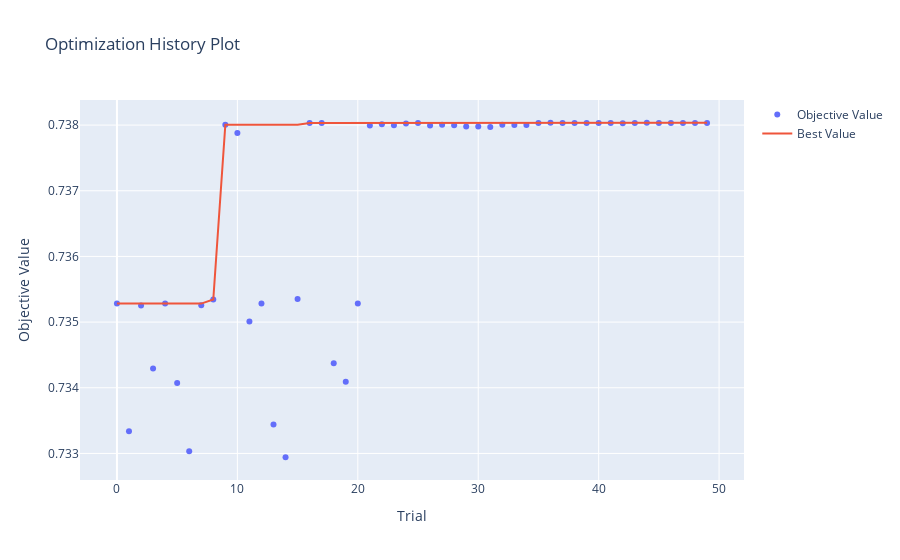
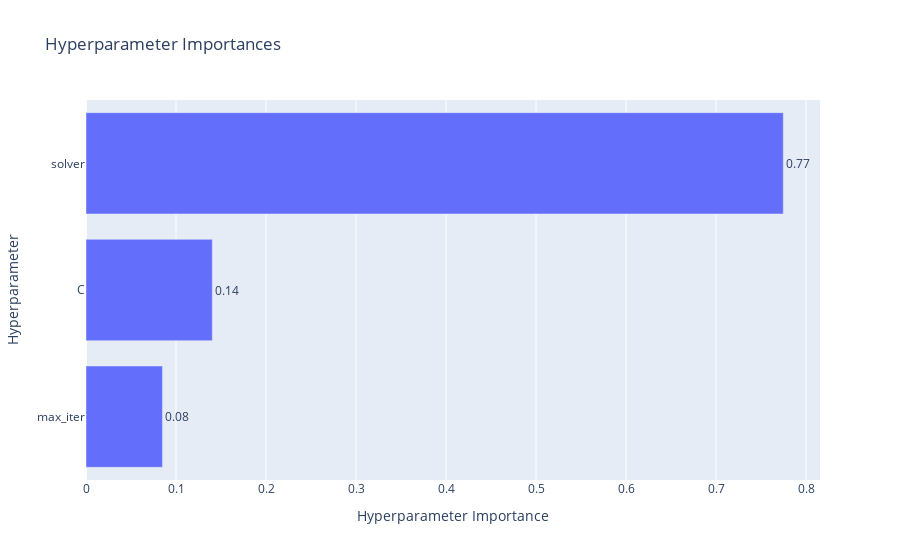

Here is the notebook cell these charts were saved with, in order:
### Code cell
from optuna.visualization import plot_optimization_history, plot_param_importances

plot_optimization_history(study).show()

plot_param_importances(study).show()

### Figure 1 — Plotly figure (JSON) as saved in the notebook; plotly's stock layout.template omitted (floating-point values rounded to 4 significant figures)
{"data": [{"mode": "markers", "name": "Objective Value", "type": "scatter", "x": [0, 1, 2, 3, 4, 5, 6, 7, 8, 9, 10, 11, 12, 13, 14, 15, 16, 17, 18, 19, 20, 21, 22, 23, 24, 25, 26, 27, 28, 29, 30, 31, 32, 33, 34, 35, 36, 37, 38, 39, 40, 41, 42, 43, 44, 45, 46, 47, 48, 49], "y": [0.7353, 0.7333, 0.7353, 0.7343, 0.7353, 0.7341, 0.733, 0.7353, 0.7353, 0.738, 0.7379, 0.735, 0.7353, 0.7334, 0.7329, 0.7354, 0.738, 0.738, 0.7344, 0.7341, 0.7353, 0.738, 0.738, 0.738, 0.738, 0.738, 0.738, 0.738, 0.738, 0.738, 0.738, 0.738, 0.738, 0.738, 0.738, 0.738, 0.738, 0.738, 0.738, 0.738, 0.738, 0.738, 0.738, 0.738, 0.738, 0.738, 0.738, 0.738, 0.738, 0.738]}, {"mode": "lines", "name": "Best Value", "type": "scatter", "x": [0, 1, 2, 3, 4, 5, 6, 7, 8, 9, 10, 11, 12, 13, 14, 15, 16, 17, 18, 19, 20, 21, 22, 23, 24, 25, 26, 27, 28, 29, 30, 31, 32, 33, 34, 35, 36, 37, 38, 39, 40, 41, 42, 43, 44, 45, 46, 47, 48, 49], "y": [0.7353, 0.7353, 0.7353, 0.7353, 0.7353, 0.7353, 0.7353, 0.7353, 0.7353, 0.738, 0.738, 0.738, 0.738, 0.738, 0.738, 0.738, 0.738, 0.738, 0.738, 0.738, 0.738, 0.738, 0.738, 0.738, 0.738, 0.738, 0.738, 0.738, 0.738, 0.738, 0.738, 0.738, 0.738, 0.738, 0.738, 0.738, 0.738, 0.738, 0.738, 0.738, 0.738, 0.738, 0.738, 0.738, 0.738, 0.738, 0.738, 0.738, 0.738, 0.738]}, {"marker": {"color": "#cccccc"}, "mode": "markers", "name": "Infeasible Trial", "showlegend": false, "type": "scatter", "x": [], "y": []}], "layout": {"title": {"text": "Optimization History Plot"}, "xaxis": {"title": {"text": "Trial"}}, "yaxis": {"title": {"text": "Objective Value"}}}}

### Figure 2 — Plotly figure (JSON) as saved in the notebook; plotly's stock layout.template omitted (floating-point values rounded to 4 significant figures)
{"data": [{"cliponaxis": false, "hovertemplate": ["max_iter (IntDistribution): 0.08496816960523912<extra></extra>", "C (FloatDistribution): 0.14034350151633324<extra></extra>", "solver (CategoricalDistribution): 0.7746883288784276<extra></extra>"], "name": "Objective Value", "orientation": "h", "text": ["0.08", "0.14", "0.77"], "textposition": "outside", "type": "bar", "x": [0.08497, 0.1403, 0.7747], "y": ["max_iter", "C", "solver"]}], "layout": {"title": {"text": "Hyperparameter Importances"}, "xaxis": {"title": {"text": "Hyperparameter Importance"}}, "yaxis": {"title": {"text": "Hyperparameter"}}}}
